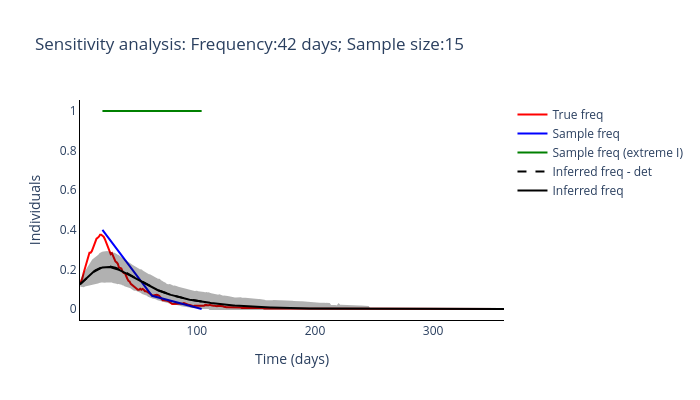

Source (notebook cell):
### Code cell
routine_run(freq_samplying_range[2], sample_size_range[0])

### Figure 1 — Plotly figure (JSON) as saved in the notebook; plotly's stock layout.template omitted (floating-point values rounded to 4 significant figures; data arrays with more than 128 entries replaced by an {"elided": "..."} marker saying what was removed)
{"data": [{"line": {"color": "red"}, "mode": "lines", "name": "True freq", "type": "scatter", "x": {"elided": "360 int values"}, "y": {"elided": "360 float values"}}, {"line": {"color": "blue"}, "mode": "lines", "name": "Sample freq", "type": "scatter", "x": [20, 62, 104], "y": [0.4, 0.06667, 0]}, {"line": {"color": "green"}, "mode": "lines", "name": "Sample freq (extreme I)", "type": "scatter", "x": [20, 62, 104], "y": [1, 1, 1]}, {"line": {"color": "black", "dash": "dash"}, "mode": "lines", "name": "Inferred freq - det", "type": "scatter", "x": {"elided": "360 int values"}, "y": [0.125, 0.1309, 0.1368, 0.1426, 0.1485, 0.1543, 0.16, 0.1657, 0.1711, 0.1763, 0.1814, 0.1861, 0.1906, 0.1948, 0.1986, 0.202, 0.2051, 0.2078, 0.2101, 0.212, 0.2134, 0.2145, 0.2152, 0.2155, 0.2155, 0.2151, 0.2144, 0.2134, 0.2121, 0.2105, 0.2087, 0.2066, 0.2042, 0.2016, 0.1989, 0.196, 0.193, 0.1899, 0.1867, 0.1834, 0.1801, 0.1767, 0.1732, 0.1697, 0.1662, 0.1627, 0.1591, 0.1555, 0.1519, 0.1482, 0.1447, 0.1411, 0.1376, 0.1342, 0.1308, 0.1274, 0.1242, 0.121, 0.1179, 0.1148, 0.1119, 0.109, 0.1061, 0.1034, 0.1007, 0.09808, 0.09551, 0.093, 0.09054, 0.08814, 0.08581, 0.08353, 0.08133, 0.07919, 0.07713, 0.07514, 0.07322, 0.07136, 0.06958, 0.06785, 0.06619, 0.06459, 0.06304, 0.06154, 0.06008, 0.05866, 0.05727, 0.05591, 0.05456, 0.05322, 0.05191, 0.05063, 0.0494, 0.04821, 0.04706, 0.04593, 0.04484, 0.04378, 0.04274, 0.04172, 0.04072, 0.03974, 0.03877, 0.03781]}, {"line": {"color": "black"}, "mode": "lines", "name": "Inferred freq", "type": "scatter", "x": {"elided": "360 int values"}, "y": {"elided": "360 float values"}}, {"fill": "toself", "fillcolor": "black", "line": {"color": "black"}, "mode": "lines", "name": "Inferred freq", "opacity": 0.3, "showlegend": false, "type": "scatter", "x": {"elided": "720 int values"}, "y": {"elided": "720 float values"}}], "layout": {"height": 400, "plot_bgcolor": "white", "title": {"text": "Sensitivity analysis: Frequency:42 days; Sample size:15"}, "width": 700, "xaxis": {"linecolor": "black", "title": {"text": "Time (days)"}}, "yaxis": {"linecolor": "black", "title": {"text": "Individuals"}}}}
